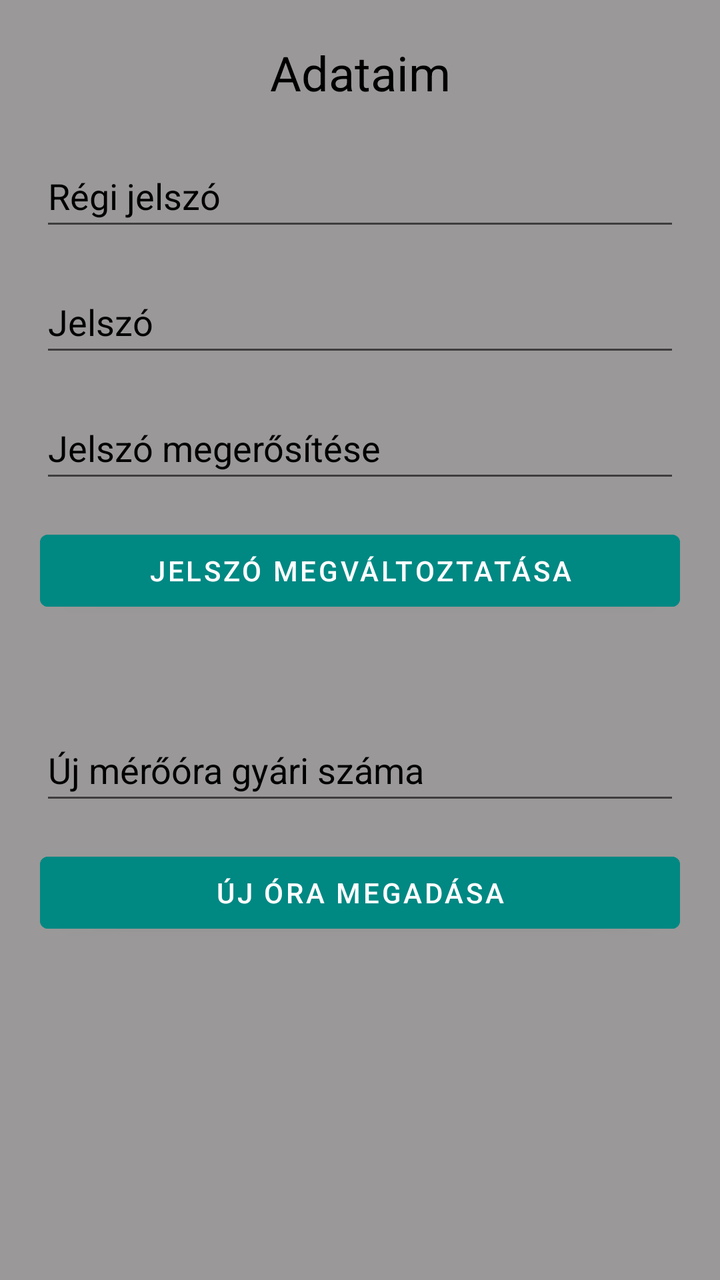
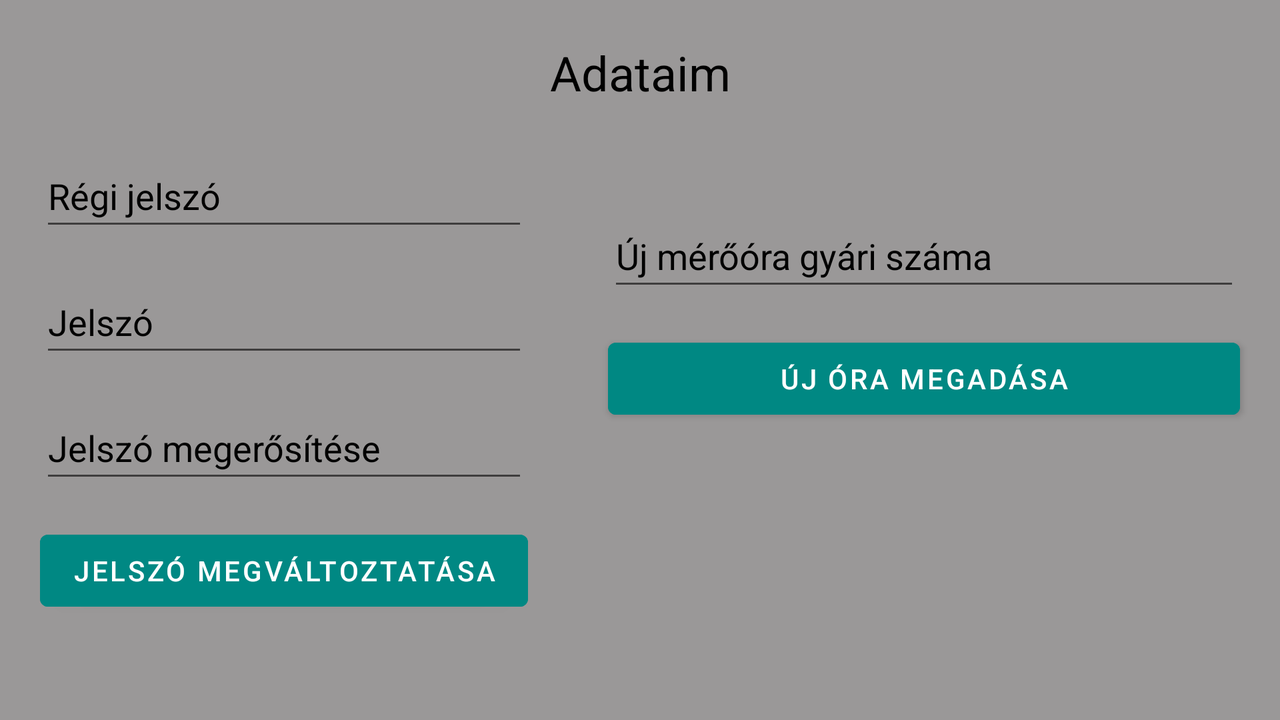

One screen, two layout resources from the same app: the default and the repository's alternative for another configuration. Each is rendered where Android would select it; the XML of both is given below.
<!-- AndroidManifest.xml: application theme Theme.OnlineAramLejelentes -->
<!-- res/layout/activity_adataim.xml -->
<?xml version="1.0" encoding="utf-8"?>
    <LinearLayout
        xmlns:android="http://schemas.android.com/apk/res/android"
        xmlns:app="http://schemas.android.com/apk/res-auto"
        xmlns:tools="http://schemas.android.com/tools"
        android:layout_width="match_parent"
        android:layout_height="match_parent"
    android:background="@color/gray"
        android:orientation="vertical">
        tools:context=".Adataim">

        <TextView
            android:id="@+id/registrationText"
            android:layout_width="match_parent"
            android:layout_height="wrap_content"
            android:layout_marginTop="20dp"
            android:text="@string/adataim"

            android:textColor="@color/text"
            android:textAlignment="center"
            android:textSize="24sp" />

        <EditText
            android:id="@+id/regijelszo"
            android:layout_width="match_parent"
            android:layout_height="wrap_content"
            android:layout_marginLeft="20dp"
            android:layout_marginTop="20dp"
            android:layout_marginRight="20dp"
            android:textColorHint="@color/text"
            android:textColor="@color/text"
            android:ems="10"

            android:hint="@string/regijelszo"
            android:inputType="textPassword"
            android:minHeight="48dp" />
        <EditText
            android:id="@+id/jelszo"
            android:layout_width="match_parent"
            android:layout_height="wrap_content"
            android:layout_marginLeft="20dp"
            android:layout_marginTop="15dp"
            android:layout_marginRight="20dp"
            android:ems="10"
            android:textColorHint="@color/text"
            android:textColor="@color/text"
            android:hint="@string/jelszo"
            android:inputType="textPassword"
            android:minHeight="48dp" />
        <EditText
            android:id="@+id/jelszoujra"
            android:layout_width="match_parent"
            android:layout_height="wrap_content"
            android:layout_marginLeft="20dp"
            android:layout_marginTop="15dp"
            android:layout_marginRight="20dp"
            android:ems="10"
            android:textColorHint="@color/text"
            android:textColor="@color/text"

            android:hint="@string/jelszoujra"
            android:inputType="textPassword"
            android:minHeight="48dp" />

        <Button
            android:id="@+id/valtoztat"
            android:layout_width="match_parent"
            android:layout_height="wrap_content"
            android:layout_marginLeft="20dp"
            android:layout_marginTop="15dp"
            android:layout_marginRight="20dp"
            android:onClick="changepwd"
            android:backgroundTint="@color/button"
            android:text="@string/changepass" />
        <EditText
            android:id="@+id/ujMeroOraGySz"
            android:layout_width="match_parent"
            android:layout_height="wrap_content"
            android:layout_marginLeft="20dp"
            android:layout_marginTop="50dp"
            android:layout_marginRight="20dp"
            android:ems="10"
            android:textColorHint="@color/text"
            android:textColor="@color/text"

            android:hint="@string/ujmeroora"
            android:inputType="number"
            android:minHeight="48dp" />
        <Button
            android:id="@+id/merooragomb"
            android:layout_width="match_parent"
            android:layout_height="wrap_content"
            android:layout_marginLeft="20dp"
            android:layout_marginTop="15dp"
            android:layout_marginRight="20dp"
            android:onClick="ujora"
            android:backgroundTint="@color/button"
            android:text="Új óra megadása" />
        <ListView
            android:layout_marginLeft="20dp"
            android:layout_marginTop="15dp"
            android:layout_marginRight="20dp"
            android:id="@+id/list"
            android:textColorHint="@color/text"
            android:textColor="@color/text"
            android:layout_width="fill_parent"
            android:layout_height="match_parent"
            android:drawSelectorOnTop="false">

        </ListView>

    </LinearLayout>
<!-- resources referenced by this layout -->
<resources>
  <color name="button">#FF008883</color>
  <color name="gray">#9A9898</color>
  <color name="text">#000000</color>
  <string name="adataim">Adataim</string>
  <string name="changepass">Jelszó megváltoztatása</string>
  <string name="jelszo">Jelszó</string>
  <string name="jelszoujra">Jelszó megerősítése</string>
  <string name="regijelszo">Régi jelszó</string>
  <string name="ujmeroora">Új mérőóra gyári száma</string>
  <style name="Theme.OnlineAramLejelentes" parent="Theme.MaterialComponents.DayNight.DarkActionBar">
          
          <item name="colorPrimary">@color/purple_500</item>
          <item name="colorPrimaryVariant">@color/purple_700</item>
          <item name="colorOnPrimary">@color/white</item>
          
          <item name="colorSecondary">@color/teal_200</item>
          <item name="colorSecondaryVariant">@color/teal_700</item>
          <item name="colorOnSecondary">@color/black</item>
          
          <item name="android:statusBarColor" tools:targetApi="l">?attr/colorPrimaryVariant</item>
          
      </style>
  <color name="purple_500">#FF6200EE</color>
  <color name="purple_700">#FF3700B3</color>
  <color name="white">#FFFFFFFF</color>
  <color name="teal_200">#FF03DAC5</color>
  <color name="teal_700">#FF018786</color>
  <color name="black">#FF000000</color>
</resources>
<!-- res/layout-land/activity_adataim.xml (the repository's variant of the layout above) -->
<!-- drawn on the phone turned sideways -->
<?xml version="1.0" encoding="utf-8"?>
    <LinearLayout
        xmlns:android="http://schemas.android.com/apk/res/android"
        xmlns:app="http://schemas.android.com/apk/res-auto"
        xmlns:tools="http://schemas.android.com/tools"
        android:layout_width="match_parent"
        android:layout_height="match_parent"
    android:background="@color/gray"
        android:orientation="vertical">
        tools:context=".Adataim">

    <TextView
        android:id="@+id/registrationText"
        android:layout_width="match_parent"
        android:layout_height="wrap_content"
        android:layout_marginTop="20dp"
        android:text="@string/adataim"

        android:textColor="@color/text"
        android:textAlignment="center"
        android:textSize="24sp" />
    <LinearLayout
        android:layout_width="wrap_content"
        android:layout_height="wrap_content"
        android:orientation="horizontal">
    <LinearLayout
        android:layout_width="wrap_content"
        android:layout_height="wrap_content"
        android:orientation="vertical">
        <EditText
            android:id="@+id/regijelszo"
            android:layout_width="match_parent"
            android:layout_height="wrap_content"
            android:layout_marginLeft="20dp"
            android:layout_marginTop="20dp"
            android:layout_marginRight="20dp"
            android:textColorHint="@color/text"
            android:textColor="@color/text"
            android:ems="10"

            android:hint="@string/regijelszo"
            android:inputType="textPassword"
            android:minHeight="48dp" />
        <EditText
            android:id="@+id/jelszo"
            android:layout_width="match_parent"
            android:layout_height="wrap_content"
            android:layout_marginLeft="20dp"
            android:layout_marginTop="15dp"
            android:layout_marginRight="20dp"
            android:ems="10"
            android:textColorHint="@color/text"
            android:textColor="@color/text"

            android:hint="@string/jelszo"
            android:inputType="textPassword"
            android:minHeight="48dp" />
        <EditText
            android:id="@+id/jelszoujra"
            android:layout_width="match_parent"
            android:layout_height="wrap_content"
            android:layout_marginLeft="20dp"
            android:layout_marginTop="15dp"
            android:layout_marginRight="20dp"
            android:ems="10"
            android:textColorHint="@color/text"
            android:textColor="@color/text"

            android:hint="@string/jelszoujra"
            android:inputType="textPassword"
            android:minHeight="48dp" />

        <Button
            android:id="@+id/valtoztat"
            android:layout_width="match_parent"
            android:layout_height="wrap_content"
            android:layout_marginLeft="20dp"
            android:layout_marginTop="15dp"
            android:layout_marginRight="20dp"
            android:onClick="changepwd"
            android:backgroundTint="@color/button"
            android:text="@string/changepass" />

    </LinearLayout>
        <LinearLayout
            android:layout_width="wrap_content"
            android:layout_height="wrap_content"
            android:orientation="vertical">
            <EditText
                android:id="@+id/ujMeroOraGySz"
                android:layout_width="match_parent"
                android:layout_height="wrap_content"
                android:layout_marginLeft="20dp"
                android:layout_marginTop="50dp"
                android:layout_marginRight="20dp"
                android:ems="10"
                android:textColorHint="@color/text"
                android:textColor="@color/text"

                android:hint="@string/ujmeroora"
                android:inputType="number"
                android:minHeight="48dp" />
            <Button
                android:id="@+id/merooragomb"
                android:layout_width="match_parent"
                android:layout_height="wrap_content"
                android:layout_marginLeft="20dp"
                android:layout_marginTop="15dp"
                android:layout_marginRight="20dp"
                android:onClick="ujora"
                android:backgroundTint="@color/button"
                android:text="Új óra megadása" />
            <ListView
                android:layout_marginLeft="20dp"
                android:layout_marginTop="15dp"
                android:layout_marginRight="20dp"
                android:id="@+id/list"
                android:textColorHint="@color/text"
                android:textColor="@color/text"
                android:layout_width="fill_parent"
                android:layout_height="match_parent"
                android:drawSelectorOnTop="false">

            </ListView>
        </LinearLayout>
    </LinearLayout>



    </LinearLayout>
